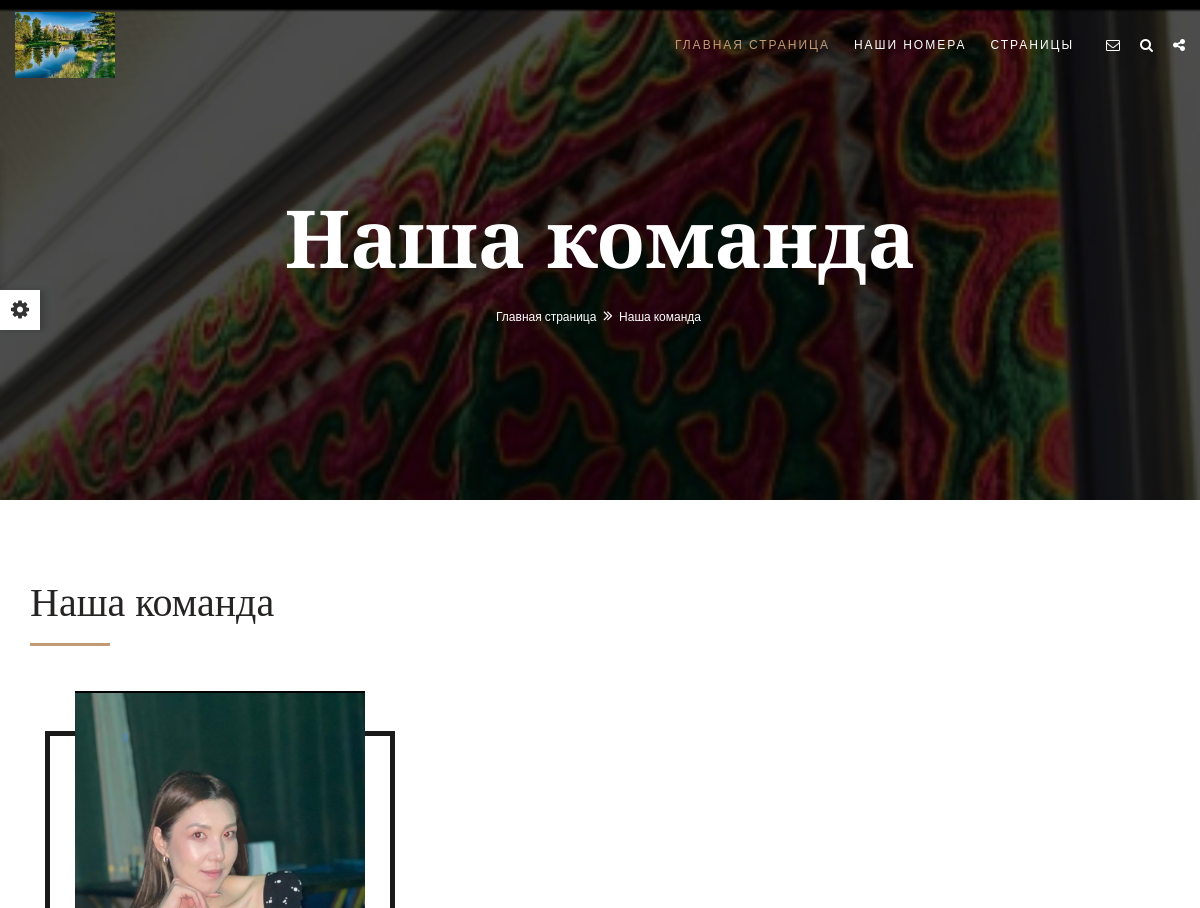
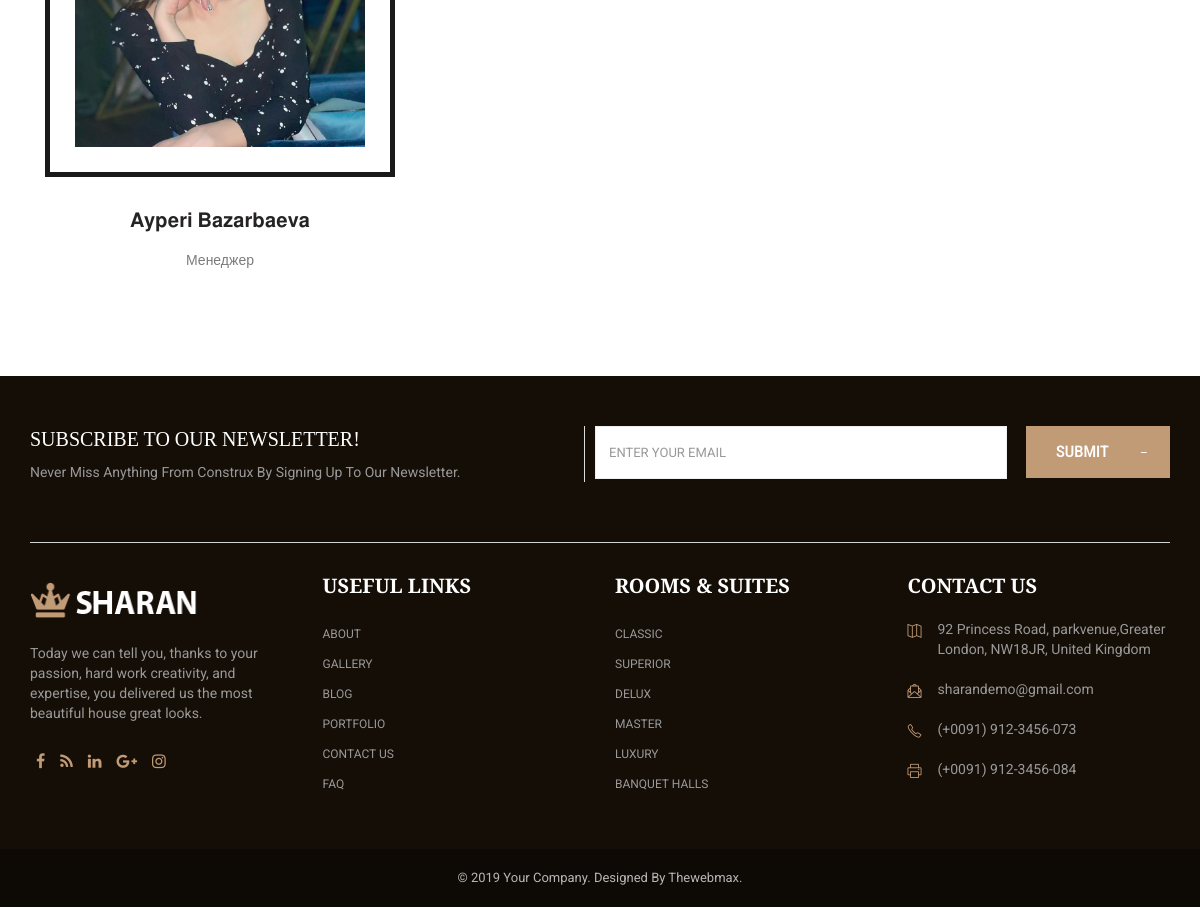
Page /team/ on the committed database (2 pictures, top to bottom).
### apps/settings/models.py (models this page shows, shortened)
class Setting(models.Model):
    title = models.CharField(
        max_length=255,
        verbose_name="Название"
    )
    description = models.TextField(
        verbose_name="Описание",
        blank = True, null = True
    )
    logo = models.ImageField(
        upload_to="logos/",
        verbose_name="Логотип сайта"
    )
    class Meta:
        verbose_name = "Настройка сайта"
        verbose_name_plural = "Настройки сайта"

### apps/teams/models.py (models this page shows, shortened)
class BackroundTeam(models.Model):
    image = models.ImageField(upload_to="backround/", verbose_name="Задний фон")
    class Meta:
        verbose_name = "Задний фон страницы <<Наша команда>>"
        verbose_name_plural = "Задний фон страницы <<Наша комана>>"

class Team(models.Model):
    image = models.ImageField(upload_to="team", verbose_name="Фотография сотрудника")
    name = models.CharField(max_length=255,verbose_name="Имя сотрудника", blank = True, null = True)
    work = models.CharField(max_length=255,verbose_name="Должность сотрудника", blank = True, null = True)
    instagram = models.URLField(verbose_name="Instagram сотрудника", blank = True, null = True)
    whatsapp = models.URLField(verbose_name=" Whatsapp сотрудника", blank = True, null = True)
    Facebook = models.URLField(verbose_name="Facebook  сотрудника", blank = True, null = True)
    class Meta:
        verbose_name = "Наша команда"
        verbose_name_plural = "Наша команда"

### apps/teams/views.py (the view)
# urls.py: path("team/", team, name='team'),
def team(request):
    contact = Contact.objects.latest('id')
    setting = Setting.objects.latest('id')
    backround = BackroundTeam.objects.latest('id')
    team = Team.objects.all()
    context = {
        'contact':contact,
        'setting' : setting,
        'backround' : backround,
        'team' : team,
    }
    return render   (request, 'team.html', context)

### templates/team.html (shortened to what this page needs)
{% extends 'homepage.html'%}
{% load static %}
{% block content%}
	<div class="page-wraper">
        {% include 'include/header.html'%}
        <div class="page-content">
            <div class="wt-bnr-inr overlay-wraper bg-parallax bg-top-center"  data-stellar-background-ratio="0.5"  style="background-image:url({{backround.image.url}});">
            	<div class="overlay-main bg-black opacity-07"></div>
                <div class="container">
                    <div class="wt-bnr-inr-entry">
                    	<div class="banner-title-outer">
                        	<div class="banner-title-name">
                        		<h2 class="text-white  font-80 font-weight-900">Наша команда</h2>
                            </div>
                        </div>
                            <div>
                                <ul class="wt-breadcrumb breadcrumb-style-2">
                                    <li><a href="{% url 'index' %}">Главная страница</a></li>
                                    <li>Наша команда</li>
                                </ul>
                            </div>
                    </div>
                </div>
            </div>
            <div class="section-full p-t80 p-b80 bg-white">
				<div class="container">
                    <div class="section-head text-left">
                        <h2 class="  m-b5">Наша команда</h2>
                        <div class="wt-separator-outer">
                            <div class="wt-separator bg-primary"></div>
                        </div>
                    </div>
                    <div class="our-team-two p-lr15">
                        <div class="row">
                            {% for team in team%}
                            <div class="col-md-4 col-sm-6">
                            	<div class="wt-team-arc2">
                                    <div class="wt-media">
                                        <img src="{{team.image.url}}" alt="">
										<div class="team-social-center">
                                            <ul class="team-social-icon">
                                                {% if team.instagram %}
                                                <li><a href="{{team.instagram}}" class="fa fa-instagram"></a></li>
                                                {%endif%}
                                            </ul>
                                        </div>
                                    </div>
                                    <div class="wt-info">
                                        <div class="team-detail  text-center">
                                            <h4 class="m-t0">{{team.name}}</h4>
                                            <p>{{team.work}}</p>
                                        </div>
                                    </div>
                                </div>
                            </div>
                            {% endfor%}
                        </div>
                    </div>
                </div>
             </div>
        </div>
        {% include 'include/footer.html'%}
    </div>
{% endblock%}

### templates/include/header.html (shortened to what this page needs)
{% load static %}
<header class="site-header header-style-1">
    <div class="sticky-header main-bar-wraper">
        <div class="main-bar bg-white p-t5">
            <div class="container">
                <div class="logo-header">
                    <div class="logo-header-inner logo-header-one">
                        <a href="{% url 'index'%}">
                            <img src="{{setting.logo.url}}" width = '100px' alt="" />
                        </a>
                    </div>
                </div>
                    <div class="extra-nav">
                        <div class="extra-cell">
                            <a href="#" class="contact-slide-show text-white"><i class="fa fa-envelope-o"></i></a>
                        </div>
                        <div class="extra-cell">
                            <a href="#search" class=" text-white">
                                <i class="fa fa-search"></i>
                            </a>
                        </div>
                        <div class="extra-cell">
                            <a href="javascript:;" class="socialicon_show  text-white">
                                <i class="fa fa-share-alt"></i>
                            </a>
                        </div>
                    </div>
                    <div class="header-nav navbar-collapse collapse">
                        <ul class=" nav navbar-nav">
                            <li class="active">
                                <a href="{% url 'index'%}">Главная страница</a>
                            </li>
                            <li>
                                <a href="{% url 'rooms'%}">Наши номера</a>
                            </li>
                            <li class="submenu-direction">
                                <a >Страницы</a>
                            </li>
                        </ul>
                    </div>
            </div>
        </div>
    </div>
</header>

### static/css/skin/skin-1.css (style rules this page uses)
.bg-primary, .nav-line-animation > li > a:before, .nav-line-animation > li > a:after, .input-animate.input .spin, .wt-separator:after, .work-hover-grid h5, .sep-line-one:after, .wt-separator:before, .sep-line-one:before, .site-button-link::before, .our-team-two h5, .play-now .icon, .latest-blog-1 .wt-post-info .post-date:after, .filter-navigation a::before, .f-social-link.social-icons li a:after, .footer-link ul li a::before, .our-team-one .team-bg, .our-team-one ul li a:hover, .pagination > .active > a, .pagination > .active > span, .pagination > .active > a:hover, .pagination > .active > span:hover, .pagination > .active > a:focus, .pagination > .active > span:focus , .pagination > li > a:hover, .pagination > li > span:hover, .pagination > li > a:focus, .pagination > li > span:focus, ol.comment-list li.comment .reply a::before, .contact-one .form-control:focus + .spin, .cssload-box-loading::after, .is-fixed .header-center .navbar-toggle .icon-bar, .home-about-block-inner::after, .hover-box-effect:hover, .latest-blog-1 .wt-post-info .post-date, .testimonial-6 .testimonial-pic:after, .testimonial-6 .testimonial-pic:before, .header-nav .nav > li .sub-menu, .wt-team-arc2 .team-social-icon li a:hover, .header-nav .nav > li .sub-menu li a::after, .notification-animate::after, table thead th, .social-tooltips-outer a .social-tooltips, .side-social-nav a .social-tooltip { background-color:#c19b76; }
h1 a:hover, h2 a:hover, h3 a:hover, h4 a:hover, h5 a:hover, h6 a:hover, .text-primary, ul.primary li::before, button.scroltop, .header-nav .nav > li:hover > a, .header-nav .nav > li .sub-menu li a:hover, .header-nav .nav > li .sub-menu li:hover > a, .header-nav .nav > li .mega-menu > li ul a:hover, .header-nav .nav > li.active > a, .header-nav .nav > li.current-menu-item > a, .header-nav .nav li.has-child.nav-active > a, ol.comment-list li.comment .reply a, .masonry-filter > li.active a, .masonry-filter > li a:hover, .masonry-filter > li a:active, .masonry-filter > li a:focus, .nav-dark.header-nav .nav > li .sub-menu li a:hover, .site-button-link::after, .owl-carousel .owl-nav button.owl-prev:hover, .owl-carousel .owl-nav button.owl-prev:active, .owl-carousel .owl-nav button.owl-prev:focus, .owl-carousel .owl-nav button.owl-nextt:hover, .owl-carousel .owl-nav button.owl-next:active, .owl-carousel .owl-nav button.owl-next:focus, .our-team-two ul li a:hover, .testimonial-5 .testimonial-paragraph .fa-quote-left, .f-social-link.social-icons li a, .footer-link ul li a:after, .site-footer .widget-section > ul > li a:hover, .has-child .submenu-toogle, .nav-dark.header-nav .nav > li > a:hover, .nav-dark.header-nav .nav > li > a:active, .nav-dark.header-nav .nav > li > a:focus, .btn-filter-wrap li.btn-active, .btn-filter-wrap2 li.btn-active, .footer-dark .footer-top a:active, .footer-dark .footer-top a:focus, .footer-dark .footer-top a:hover, .room-rent-section-outer.room-style-2 a:hover, .wt-tabs.vertical.bg-tabs .nav-tabs > li.active > a , .footer-dark .social-icons li a, .footer-light .social-icons li a, .side-social-nav a:hover, .extra-nav .extra-cell a:hover { color:#c19b76; }

### rows in the picture
Setting: logo (picture)
BackroundTeam: image (picture)
Team: image (picture), name "𝐀𝐲𝐩𝐞𝐫𝐢 𝐁𝐚𝐳𝐚𝐫𝐛𝐚𝐞𝐯𝐚", work "Менеджер"
